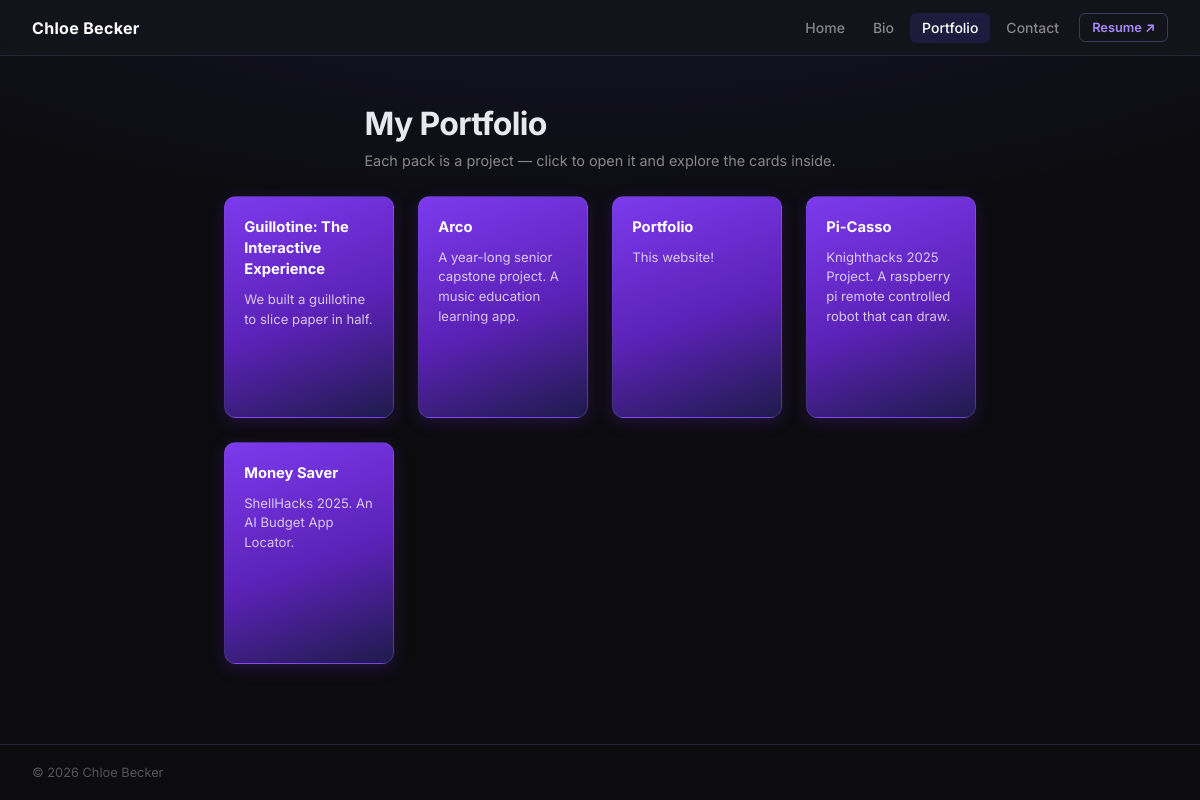
/portfolio.php, run on an earlier commit of the app's database.
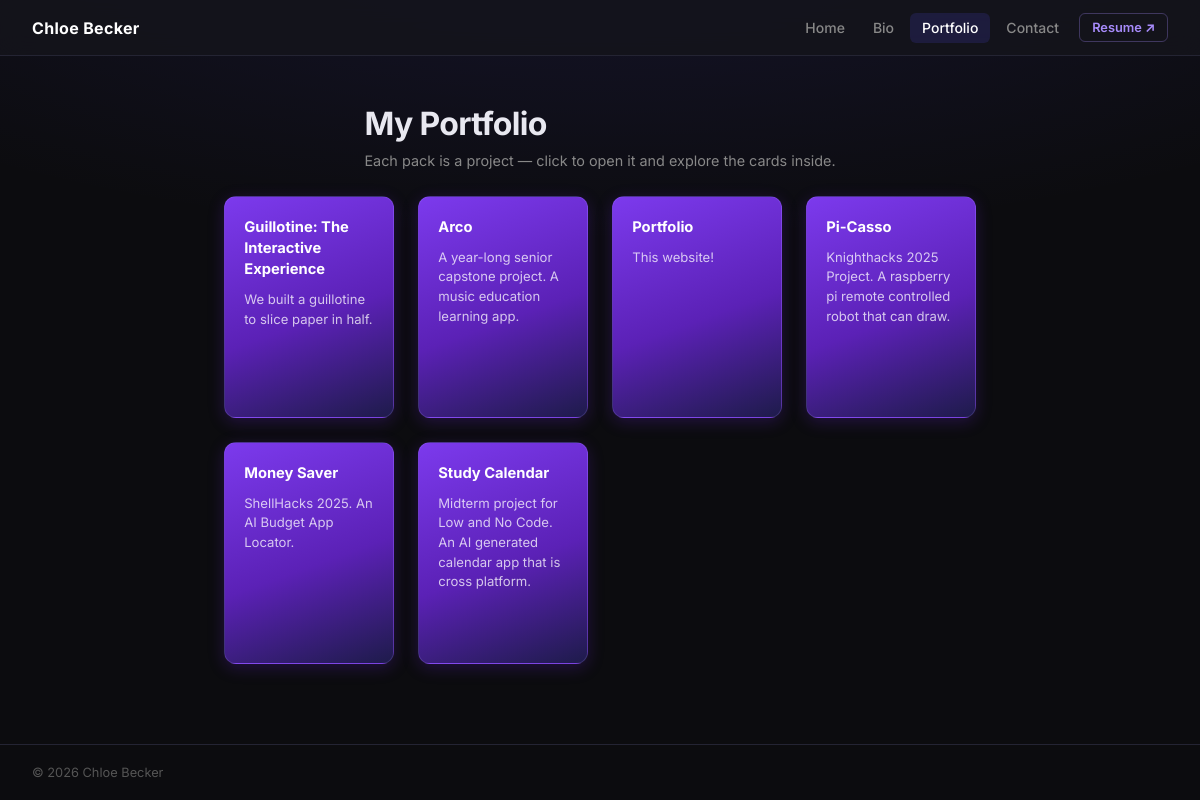
And on a later commit of the database.
### tables this page shows
CREATE TABLE projects (
        id             INTEGER PRIMARY KEY AUTOINCREMENT,
        github_id      INTEGER UNIQUE,
        name           TEXT NOT NULL,
        description    TEXT,
        custom_description TEXT,
        homepage       TEXT,
        language       TEXT,
        topics         TEXT,
        stars          INTEGER DEFAULT 0,
        forks          INTEGER DEFAULT 0,
        html_url       TEXT,
        is_fork        INTEGER DEFAULT 0,
        visible        INTEGER DEFAULT 1,
        sort_order     INTEGER DEFAULT 0,
        created_at     TEXT,
        updated_at     TEXT,
        synced_at      TEXT
    , card_count INTEGER DEFAULT 0, custom_name TEXT, is_current INTEGER DEFAULT 0);

### portfolio.php (the view, shortened to what this page needs)
<!DOCTYPE html>
<html lang="en">
<head>
    <link rel="stylesheet" href="./css/style.css">
</head>
<body>
    <?php require 'header.php'; ?>
    <div class="page-hero">
        <h1>My Portfolio</h1>
        <p>Each pack is a project — click to open it and explore the cards inside.</p>
    </div>
    <?php
    $db = get_db();
    $projects = $db->query("SELECT * FROM projects WHERE visible = 1 ORDER BY sort_order ASC, name ASC")->fetchAll(PDO::FETCH_ASSOC);
    $pack_data = [];
    if ($projects) {
        $ids = array_column($projects, 'id');
        $placeholders = implode(',', array_fill(0, count($ids), '?'));
        $stmt = $db->prepare("SELECT * FROM cards WHERE project_id IN ($placeholders) ORDER BY sort_order ASC, id ASC");
        $stmt->execute($ids);
        foreach ($stmt->fetchAll(PDO::FETCH_ASSOC) as $card) {
            $pack_data[$card['project_id']][] = $card;
        }
    }
    if ($projects):
    ?>
    <div class="packs" data-opened="<?= htmlspecialchars(json_encode(array_map('strval', $_SESSION['opened_packs'] ?? [])), ENT_QUOTES) ?>">
        <?php foreach ($projects as $p):
            $display_name = !empty($p['custom_name']) ? $p['custom_name'] : $p['name'];
            $desc = !empty($p['custom_description']) ? $p['custom_description'] : $p['description'];
        ?>
        <div class="pack" data-project-id="<?= $p['id'] ?>" data-cards="<?= htmlspecialchars(json_encode($pack_data[$p['id']] ?? []), ENT_QUOTES) ?>">
            <div class="pack-inner">
                <h2><?= htmlspecialchars($display_name) ?></h2>
                <?php if (!empty($desc)): ?>
                <p class="pack-desc"><?= htmlspecialchars($desc) ?></p>
                <?php endif; ?>
            </div>
        </div>
        <?php endforeach; ?>
    </div>
    <?php else: ?>
    <p style="padding: 2rem; color: var(--text-muted);">No projects to show yet. <a href="https://github.com/FluffinPuffin" target="_blank" rel="noopener noreferrer">View on GitHub</a></p>
    <?php endif; ?>
    <?php require 'footer.php'; ?>
</body>
</html>

### header.php
<?php $current_page = basename($_SERVER['PHP_SELF']); ?>
<header class="site-header">
    <a class="site-title" href="index.php">Chloe Becker</a>
    <div class="header-right">
        <nav>
            <ul>
                <li><a href="index.php" <?= $current_page === 'index.php' ? 'class="active"' : '' ?>>Home</a></li>
                <li><a href="bio.php" <?= $current_page === 'bio.php' ? 'class="active"' : '' ?>>Bio</a></li>
                <li><a href="portfolio.php" <?= $current_page === 'portfolio.php' ? 'class="active"' : '' ?>>Portfolio</a></li>
                <li><a href="contact.php" <?= $current_page === 'contact.php' ? 'class="active"' : '' ?>>Contact</a></li>
            </ul>
        </nav>
        <a href="resume2025.pdf" class="nav-resume-btn" target="_blank" rel="noopener">Resume ↗</a>
    </div>
</header>

### footer.php
<footer class="site-footer">
    <div class="footer-inner">
        <span class="footer-copy">© 2026 Chloe Becker</span>
    </div>
</footer>

### css/style.css (style rules this page uses)
:root { --bg: #0c0c0f; --surface: #14141c; --surface-2: #1c1c28; --border: #242433; --border-hover: rgba(90, 79, 255, 0.35); --border-active: #5a4fff; --text: #e8e8f0; --text-muted: #888; --text-dim: #555; --purple: #5a4fff; --purple-light: #a78bfa; --purple-glow: rgba(90, 79, 255, 0.35); }
* { box-sizing: border-box; margin: 0; padding: 0; }
html { scroll-behavior: smooth; }
body { font-family: 'Inter', sans-serif; background: radial-gradient(ellipse 80% 40% at 50% -10%, rgba(90, 79, 255, 0.12), transparent) var(--bg); color: var(--text); min-height: 100vh; display: flex; flex-direction: column; }
a { color: #aaa; }
.site-header { display: flex; align-items: center; justify-content: space-between; padding: 0 2rem; background: rgba(20, 20, 28, 0.85); backdrop-filter: blur(12px); -webkit-backdrop-filter: blur(12px); border-bottom: 1px solid var(--border); height: 56px; position: sticky; top: 0; z-index: 10; }
.header-right { display: flex; align-items: center; gap: 0.5rem; }
.site-title { font-size: 1rem; font-weight: 700; color: #fff; text-decoration: none; letter-spacing: 0.02em; }
nav ul { list-style: none; display: flex; gap: 0.25rem; }
nav ul li a { text-decoration: none; color: var(--text-muted); font-size: 0.875rem; font-weight: 500; padding: 0.4rem 0.75rem; border-radius: 6px; transition: color 0.15s ease, background 0.15s ease; }
nav ul li a.active { color: #fff; background: rgba(90, 79, 255, 0.15); }
.nav-resume-btn { font-size: 0.8rem; font-weight: 600; color: var(--purple-light); text-decoration: none; border: 1px solid rgba(167, 139, 250, 0.3); border-radius: 6px; padding: 0.35rem 0.75rem; transition: background 0.15s ease, border-color 0.15s ease, color 0.15s ease; white-space: nowrap; }
h1 { padding: 2rem 2rem 0.5rem; font-size: 1.8rem; letter-spacing: -0.01em; max-width: 860px; margin: 0 auto; }
h1+p { padding: 0 2rem 1.5rem; color: var(--text-muted); font-size: 0.92rem; line-height: 1.6; max-width: 860px; margin: 0 auto; }
.page-hero { padding: 3rem 2rem 0.5rem; max-width: 860px; margin: 0 auto; }
.page-hero h1 { padding: 0 0 0.4rem; font-size: 2rem; font-weight: 700; letter-spacing: -0.02em; margin: 0; max-width: none; }
.page-hero p { color: var(--text-muted); font-size: 0.9rem; padding: 0; margin: 0; max-width: none; }
.packs { display: grid; grid-template-columns: repeat(auto-fit, minmax(150px, 170px)); gap: 1.5rem; padding: 1rem 2rem 3rem; justify-content: center; max-width: 860px; margin: 0 auto; }
.pack { cursor: pointer; border-radius: 12px; background: linear-gradient(160deg, #7c3aed 0%, #5b21b6 55%, #1e1b4b 100%); border: 1px solid rgba(167, 139, 250, 0.2); transition: transform 0.18s ease, box-shadow 0.18s ease, border-color 0.18s ease; user-select: none; overflow: hidden; box-shadow: 0 4px 16px rgba(91, 33, 182, 0.3); }
.pack-inner { padding: 1.2rem; display: flex; flex-direction: column; gap: 0.6rem; min-height: 220px; }
.pack-inner h2 { font-size: 0.92rem; font-weight: 700; color: #fff; line-height: 1.45; }
.pack-desc { font-size: 0.82rem; color: rgba(255, 255, 255, 0.75); line-height: 1.5; flex: 1; }
.site-footer { margin-top: auto; border-top: 1px solid var(--border); padding: 1.25rem 2rem; }
.footer-inner { max-width: 860px; margin: 0; display: flex; align-items: center; justify-content: space-between; gap: 1rem; }
.footer-copy { font-size: 0.8rem; color: var(--text-dim); }

What changed in the data, as far as the page shows it:
now on this page (row edited): projects: custom_name "Study Calendar", custom_description "Midterm project for Low and No Code. An AI generated calendar app that is cross platform."
